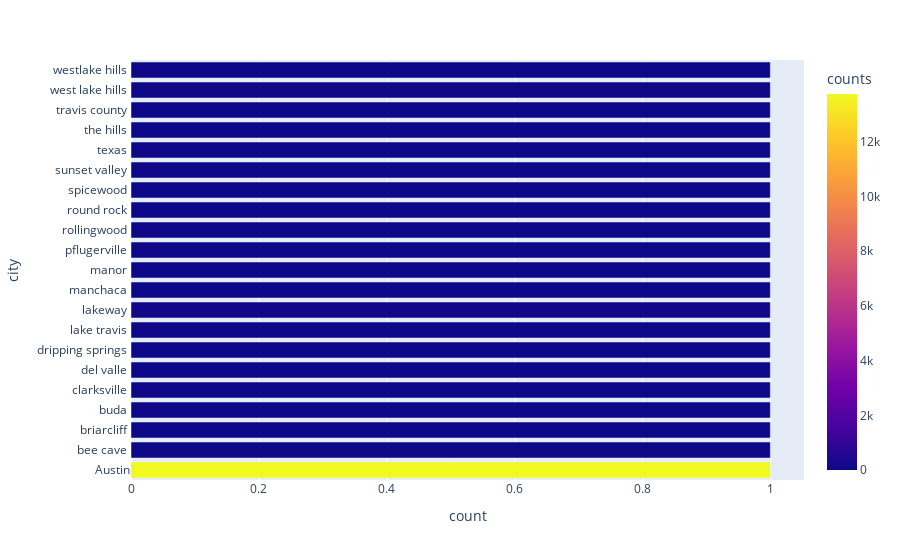

The notebook cell saved with this chart:
### Code cell
px.bar(city1, y = 'city', color = 'counts')

### Figure 1 — Plotly figure (JSON) as saved in the notebook; plotly's stock layout.template omitted (floating-point values rounded to 4 significant figures)
{"data": [{"alignmentgroup": "True", "hovertemplate": "count=%{x}<br>city=%{y}<br>counts=%{marker.color}<extra></extra>", "legendgroup": "", "marker": {"color": [13746, 24, 1, 1, 1, 3, 4, 1, 84, 4, 1, 5, 2, 3, 1, 11, 1, 10, 2, 32, 2], "coloraxis": "coloraxis", "pattern": {"shape": ""}}, "name": "", "offsetgroup": "", "orientation": "h", "showlegend": false, "textposition": "auto", "type": "bar", "x": [1, 1, 1, 1, 1, 1, 1, 1, 1, 1, 1, 1, 1, 1, 1, 1, 1, 1, 1, 1, 1], "xaxis": "x", "y": ["Austin", "bee cave ", "briarcliff ", "buda ", "clarksville ", "del valle ", "dripping springs ", "lake travis ", "lakeway ", "manchaca ", "manor ", "pflugerville ", "rollingwood ", "round rock ", "spicewood ", "sunset valley ", "texas ", "the hills ", "travis county ", "west lake hills ", "westlake hills "], "yaxis": "y"}], "layout": {"barmode": "relative", "coloraxis": {"colorbar": {"title": {"text": "counts"}}, "colorscale": [[0, "#0d0887"], [0.1111, "#46039f"], [0.2222, "#7201a8"], [0.3333, "#9c179e"], [0.4444, "#bd3786"], [0.5556, "#d8576b"], [0.6667, "#ed7953"], [0.7778, "#fb9f3a"], [0.8889, "#fdca26"], [1, "#f0f921"]]}, "legend": {"tracegroupgap": 0}, "margin": {"t": 60}, "xaxis": {"anchor": "y", "domain": [0, 1], "title": {"text": "count"}}, "yaxis": {"anchor": "x", "domain": [0, 1], "title": {"text": "city"}}}}
